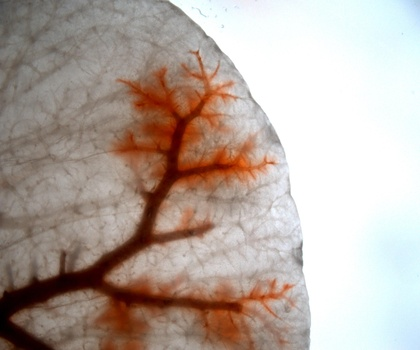
%> input picture GMM_try/Team6/Snap-1954-Image Export-11.jpg, 420 x 350 px, shrunk from 2464 x 2056 before the run
$ octave --eval "result = preprocess(imread('Team6/Snap-1954-Image Export-11.jpg'));"   (GNU Octave 9; MATLAB toolbox functions it lacks are replaced by stand-ins)
%> lines starting %> are read from the running program, lines starting %| are printed output that depends on the picture
### GMM_try/show_write_image.m
function [I] = show_write_image(image,dir,filename,title_,show)
if show == true
    figure;imshow(image);title(title_);
end

filename=int2str(filename);
filename = strcat(filename,'_');

filename = strcat(filename,title_);
filename = strcat(filename,".jpg");
img_dir = strcat(dir,filename);
imwrite(image,img_dir);


end

### GMM_try/preprocess.m
%预处理彩色图像，将分割目标弄得明显一点
% I = imread('snap29.jpg');
% imshow(I);
% impixelinfo;
function [I] = preprocess(I)

%中间过程截图
dir = 'E:\研一所有课件\现代信号处理\Project Team6\GMM - try\int\';

persistent filename ;
if isempty(filename)
        filename = 0;
end

%拉普拉斯核
h =[-1,-1,-1;-1,8,-1;-1,-1,-1];
laplaceImg =imfilter(I,h);
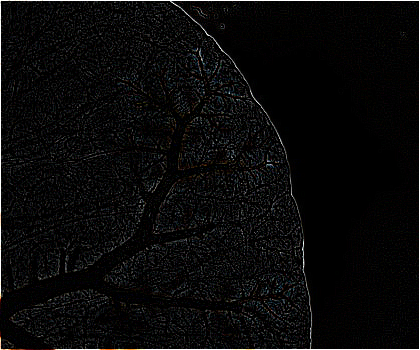
%> laplaceImg: size 350x420x3 uint8; mean R, G, B 9.8, 9.6, 9.6
show_write_image(laplaceImg,dir,filename,"laplaceImg",false);

%锐化后图像
sharpImg=I+laplaceImg;
show_write_image(sharpImg,dir,filename,"sharpImg",false);


I_R = sharpImg(:,:,1);
I_G = sharpImg(:,:,2);
I_B = sharpImg(:,:,3);
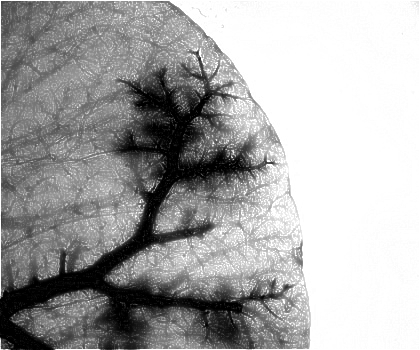
%> I_B: size 350x420 uint8; min 0, max 255, mean 166.6

row = size(I,1);
%> row = 350
column = size(I,2);
%> column = 420

%该值越大，红色越强烈
diff_r = 35;
for i = 1:row
    for j = 1:column
        %提取红色通道，使红色的地方变黑
        if I_R(i,j)-I_G(i,j)>diff_r &&I_R(i,j)-I_B(i,j)>diff_r
            I_R(i,j)=0;
        end
         %使深灰色的地方变黑
        if I_R(i,j)<40 &&I_B(i,j)<40&&I_G(i,j)<40
            I_R(i,j)=0;
        end
    end
end
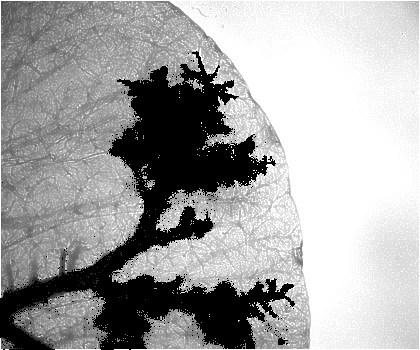
%> I_R: size 350x420 uint8; min 0, max 255, mean 163.4
show_write_image(I_R,dir,filename,"binaryImg of RedChannel",false);


%对比度调整
filename=filename+1;
show_write_image(I_R,dir,filename,"I_R",false);
I_R = imadjust(I_R,[0.0 0.4],[],3.0);
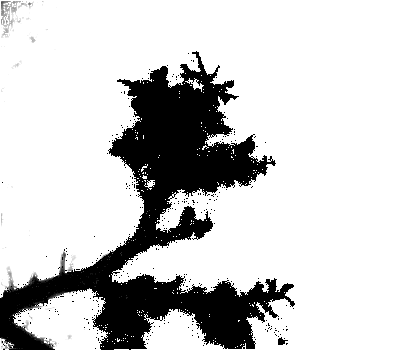
%> I_R: size 350x420 uint8; min 0, max 255, mean 205.9
filename=filename+1;
show_write_image(I_R,dir,filename,"R",false);
filename=filename+1;
show_write_image(I_G,dir,filename,"I_G",false);
I_G = imadjust(I_G,[0.0 0.5],[],8);
filename=filename+1;
show_write_image(I_G,dir,filename,"G",false);
filename=filename+1;
show_write_image(I_B,dir,filename,"I_B",false);
I_B = imadjust(I_B,[0.0 0.4],[],1.0);
filename=filename+1;
show_write_image(I_B,dir,filename,"B",false);

%I_R相当于mask,混合调整对比度后的Blue和Green通道
I_B=(I_B+I_R)./2;
filename=filename+1;
show_write_image(I_B,dir,filename,"avgIB",true);

I_G=(I_G+I_R)./2;
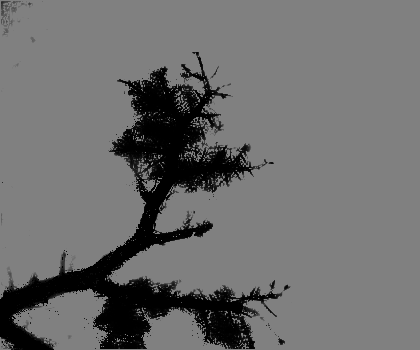
%> I_G: size 350x420 uint8; min 0, max 128, mean 109.2
filename=filename+1;
show_write_image(I_G,dir,filename,"avgIG",true);


I(:,:,1) = I_R;
I(:,:,2) = I_G;
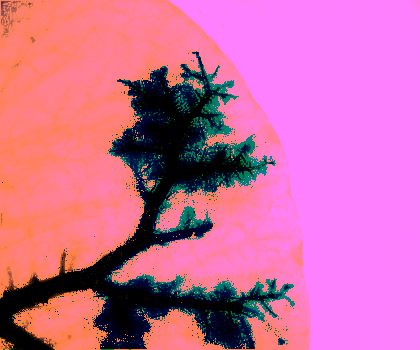
%> I: size 350x420x3 uint8; mean R, G, B 205.9, 109.2, 159.6
I(:,:,3) = I_B;
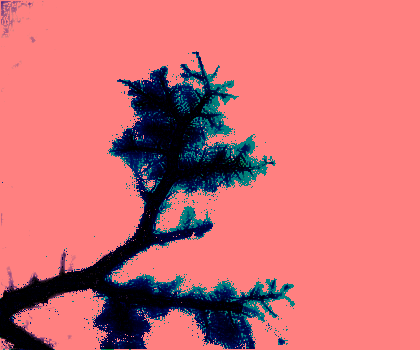
%> I: size 350x420x3 uint8; mean R, G, B 205.9, 109.2, 114.4
% figure,imshow(I),title('preprocess');
%转换到LAB空间
% cform = makecform('srgb2lab');
% I = applycform(im2,cform);
% figure,imshow(I),title('lab_I');
% figure,imshow(I(:,:,1)),title('lab_I1');
% figure,imshow(I(:,:,2)),title('lab_I2');
% figure,imshow(I(:,:,3)),title('lab_I3');
%转换到HSV空间
% I = rgb2hsv(I);
% figure,imshow(I),title('hsv_I');
% imwrite(I,'I.jpg');
end

$ run again, on GMM_try/Team6/Snap-1972-Image Export-29.jpg
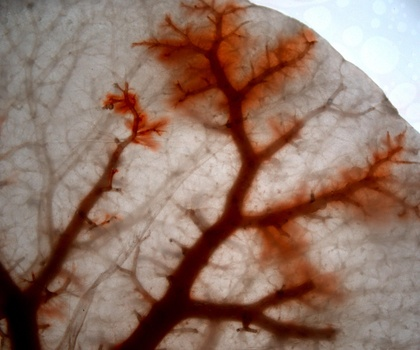
%> input picture GMM_try/Team6/Snap-1972-Image Export-29.jpg, 420 x 350 px, shrunk from 2464 x 2056 before the run
%> after the loop in preprocess, `for i = 1:row`:
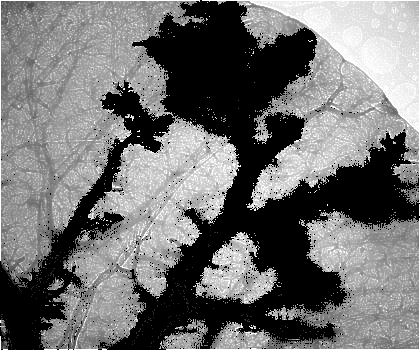
%> I_R: size 350x420 uint8; min 0, max 255, mean 113.5
%> in preprocess, `I(:,:,3) = I_B;`:
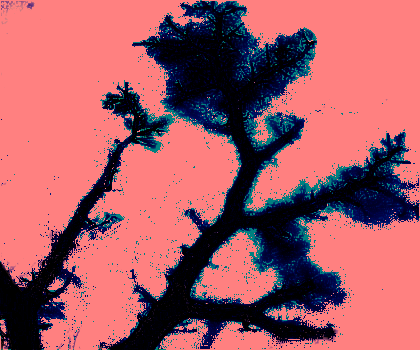
%> I: size 350x420x3 uint8; mean R, G, B 166.2, 91.3, 100.8

$ run again, on GMM_try/Team6/Snap-2005-Image Export-62.jpg
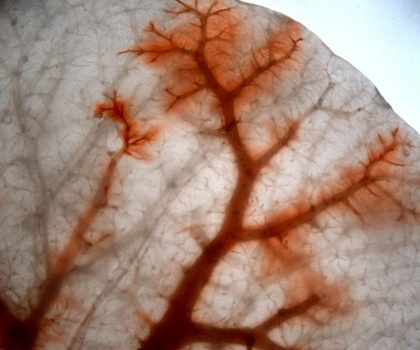
%> input picture GMM_try/Team6/Snap-2005-Image Export-62.jpg, 420 x 350 px, shrunk from 2464 x 2056 before the run
%> after the loop in preprocess, `for i = 1:row`:
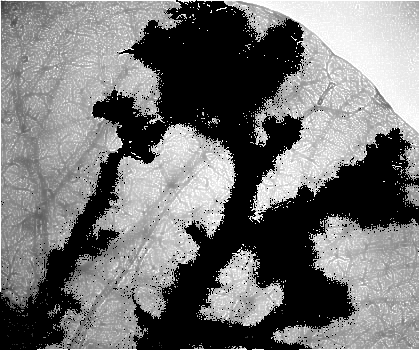
%> I_R: size 350x420 uint8; min 0, max 255, mean 116.2
%> in preprocess, `I(:,:,3) = I_B;`:
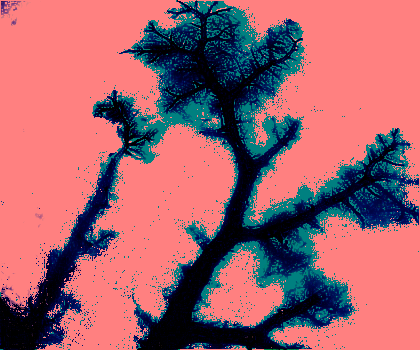
%> I: size 350x420x3 uint8; mean R, G, B 161.7, 98.6, 108.4

$ run again, on GMM_try/Team6/Snap-2012-Image Export-69.jpg
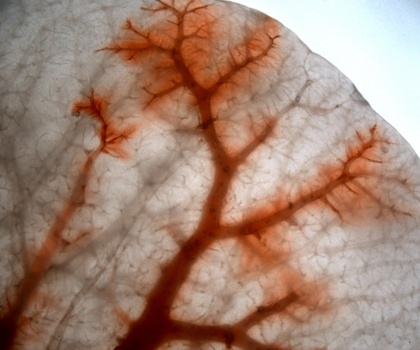
%> input picture GMM_try/Team6/Snap-2012-Image Export-69.jpg, 420 x 350 px, shrunk from 2464 x 2056 before the run
%> in preprocess, `I(:,:,3) = I_B;`:
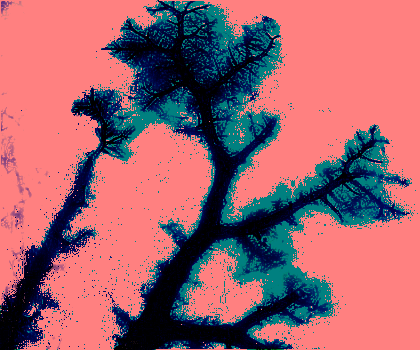
%> I: size 350x420x3 uint8; mean R, G, B 159.1, 99, 108.9
